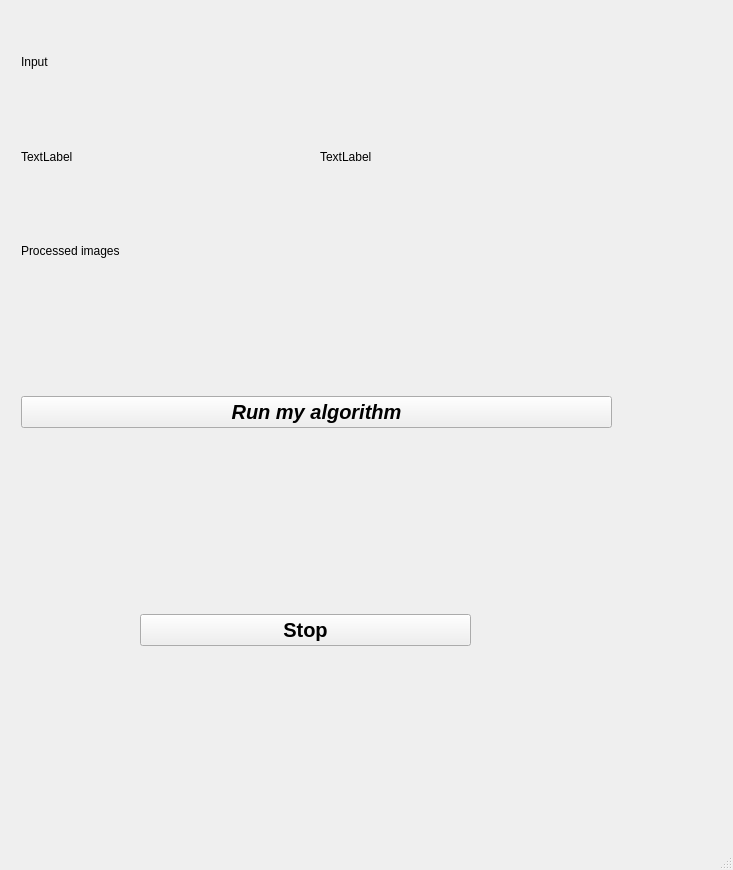
<?xml version="1.0" encoding="UTF-8"?>
<ui version="4.0">
 <class>MainWindow</class>
 <widget class="QMainWindow" name="MainWindow">
  <property name="geometry">
   <rect>
    <x>0</x>
    <y>0</y>
    <width>733</width>
    <height>870</height>
   </rect>
  </property>
  <property name="windowTitle">
   <string>MainWindow</string>
  </property>
  <widget class="QWidget" name="centralwidget">
   <widget class="QWidget" name="layoutWidget">
    <property name="geometry">
     <rect>
      <x>21</x>
      <y>17</y>
      <width>591</width>
      <height>411</height>
     </rect>
    </property>
    <layout class="QVBoxLayout" name="verticalLayout">
     <item>
      <layout class="QGridLayout" name="gridLayout">
       <item row="4" column="0">
        <widget class="QLabel" name="imageLeftFiltered">
         <property name="text">
          <string/>
         </property>
        </widget>
       </item>
       <item row="4" column="1">
        <widget class="QLabel" name="imageRightFiltered">
         <property name="text">
          <string/>
         </property>
        </widget>
       </item>
       <item row="2" column="0">
        <widget class="QLabel" name="imageLeft">
         <property name="text">
          <string>TextLabel</string>
         </property>
        </widget>
       </item>
       <item row="1" column="0">
        <widget class="QLabel" name="label">
         <property name="text">
          <string>Input</string>
         </property>
        </widget>
       </item>
       <item row="2" column="1">
        <widget class="QLabel" name="imageRight">
         <property name="text">
          <string>TextLabel</string>
         </property>
        </widget>
       </item>
       <item row="3" column="0">
        <widget class="QLabel" name="label_2">
         <property name="text">
          <string>Processed images</string>
         </property>
        </widget>
       </item>
      </layout>
     </item>
     <item>
      <layout class="QHBoxLayout" name="horizontalLayout">
       <item>
        <widget class="QPushButton" name="pushButton">
         <property name="font">
          <font>
           <pointsize>15</pointsize>
           <weight>75</weight>
           <italic>true</italic>
           <bold>true</bold>
          </font>
         </property>
         <property name="text">
          <string>Run my algorithm</string>
         </property>
        </widget>
       </item>
      </layout>
     </item>
    </layout>
   </widget>
   <widget class="QWidget" name="layoutWidget">
    <property name="geometry">
     <rect>
      <x>140</x>
      <y>440</y>
      <width>331</width>
      <height>381</height>
     </rect>
    </property>
    <layout class="QVBoxLayout" name="verticalLayout_2">
     <item>
      <layout class="QVBoxLayout" name="tlLayout"/>
     </item>
     <item>
      <widget class="QPushButton" name="stopButton">
       <property name="font">
        <font>
         <pointsize>15</pointsize>
         <weight>75</weight>
         <bold>true</bold>
        </font>
       </property>
       <property name="text">
        <string>Stop</string>
       </property>
       <property name="icon">
        <iconset resource="../resources/resources.qrc">
         <normaloff>:/images/stop.png</normaloff>:/images/stop.png</iconset>
       </property>
      </widget>
     </item>
    </layout>
   </widget>
   <widget class="QWidget" name="verticalLayoutWidget">
    <property name="geometry">
     <rect>
      <x>570</x>
      <y>660</y>
      <width>160</width>
      <height>171</height>
     </rect>
    </property>
    <layout class="QVBoxLayout" name="logoLayout"/>
   </widget>
  </widget>
  <widget class="QMenuBar" name="menubar">
   <property name="geometry">
    <rect>
     <x>0</x>
     <y>0</y>
     <width>733</width>
     <height>19</height>
    </rect>
   </property>
  </widget>
  <widget class="QStatusBar" name="statusbar"/>
 </widget>
 <resources>
  <include location="../resources/resources.qrc"/>
 </resources>
 <connections/>
</ui>
